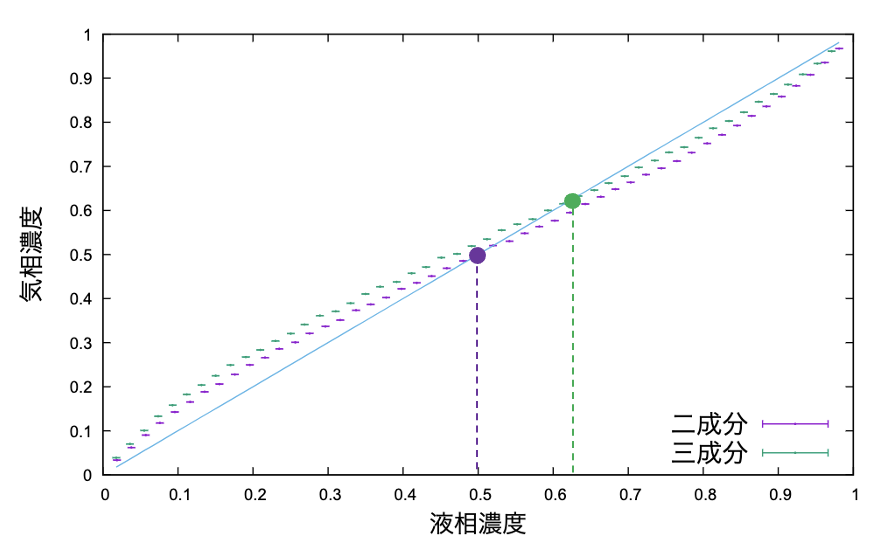

The gnuplot source for this figure:
set term pdf
set out 'highest-purity-difference-E2.0.pdf'
set xlabel '{/Arial-Italic 液相濃度}'
set ylabel '{/Arial-Italic 気相濃度}'
set xlabel font 'Arial,15'
set ylabel font 'Arial,15'
set tics font 'Arial,10'
set key font 'Arial,16'
set key right bottom

plot 'L100T1.0.dat' u 2:1 with yerrorbars pt 0 title '二成分', 'L100T1.0CN50E2.0CD0.01.dat' u 2:1 with yerrorbars pt 0 title '三成分', x notitle
